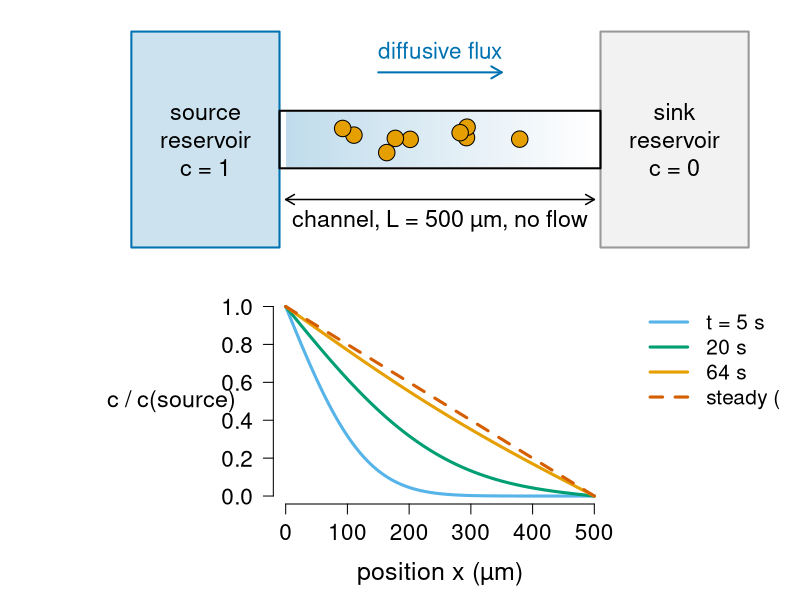
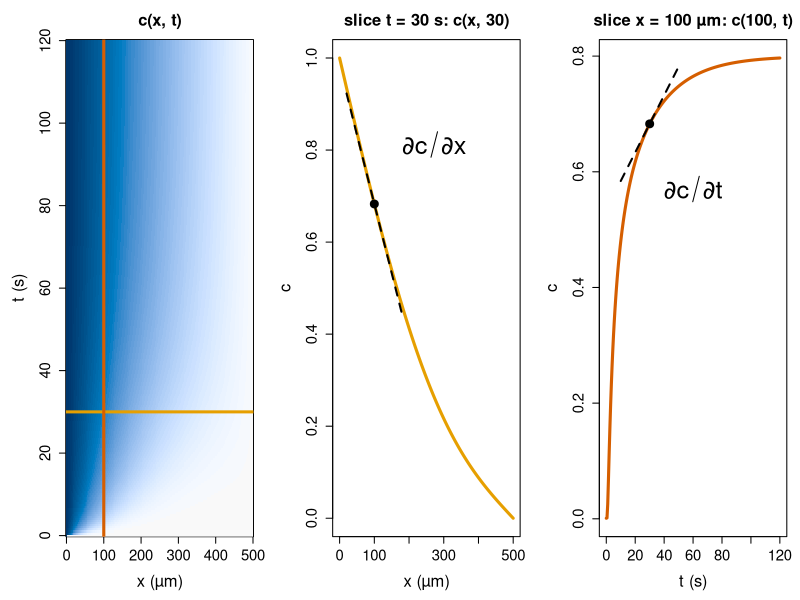
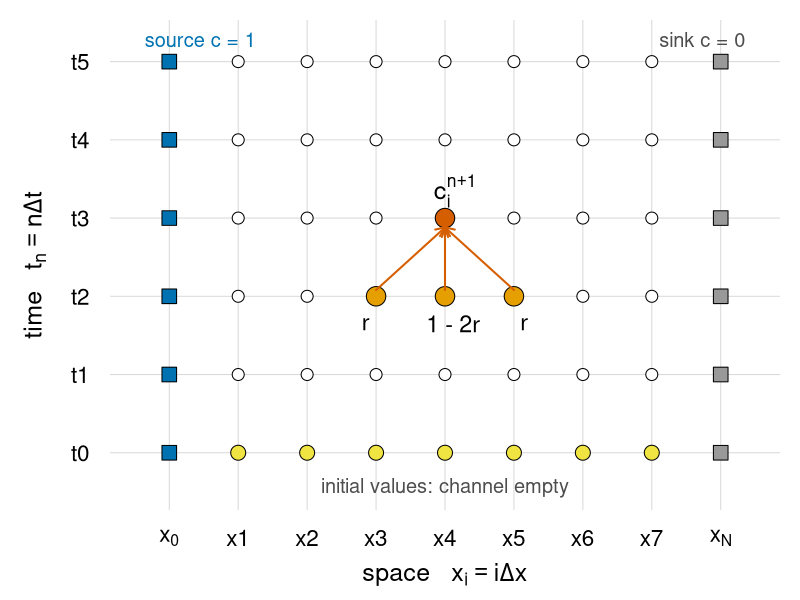
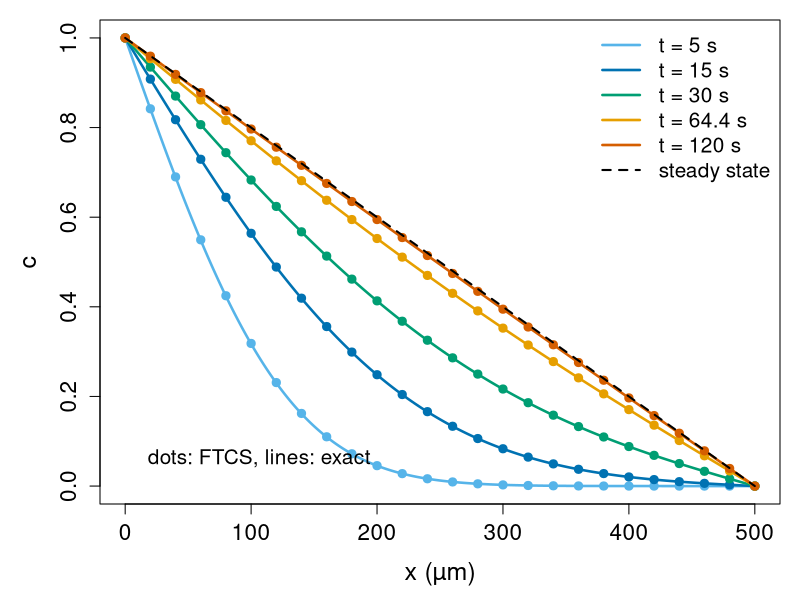
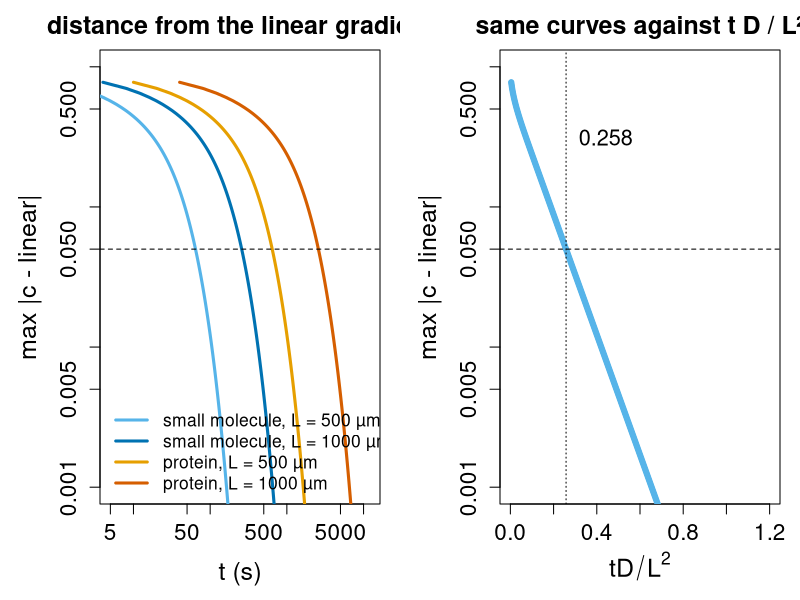
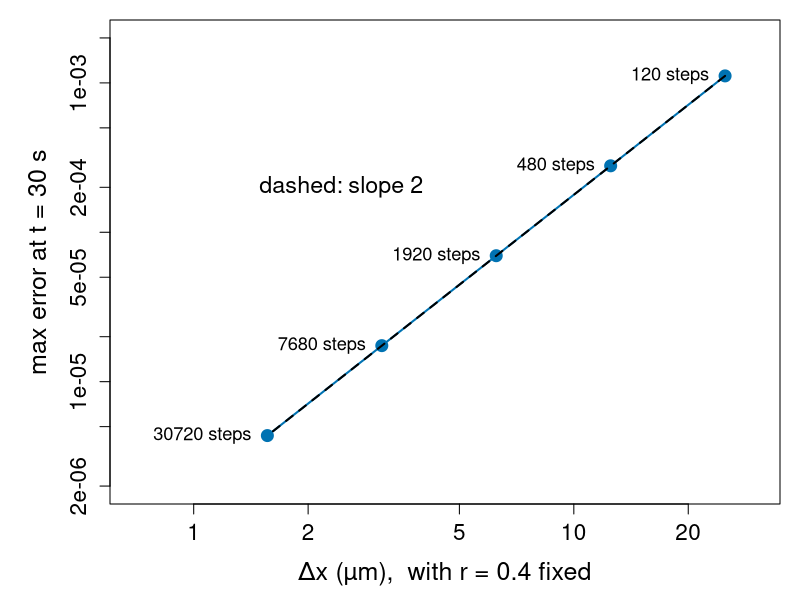
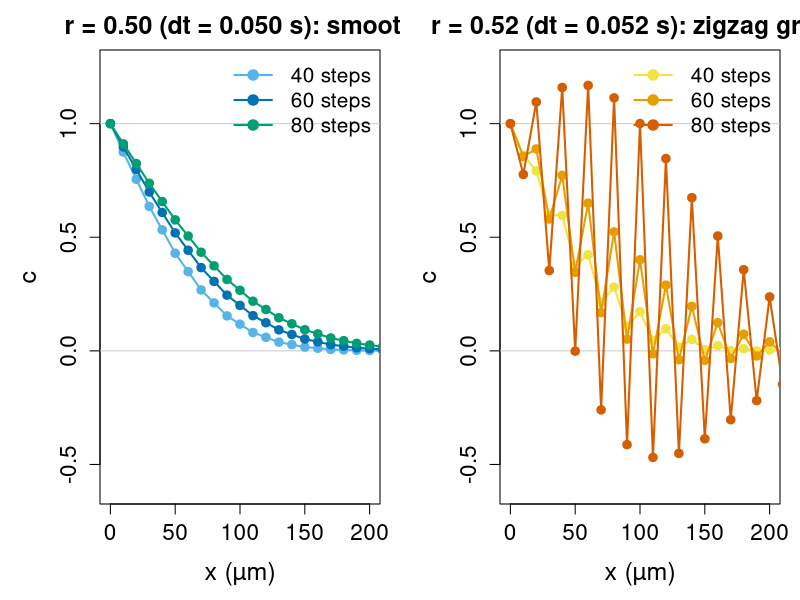
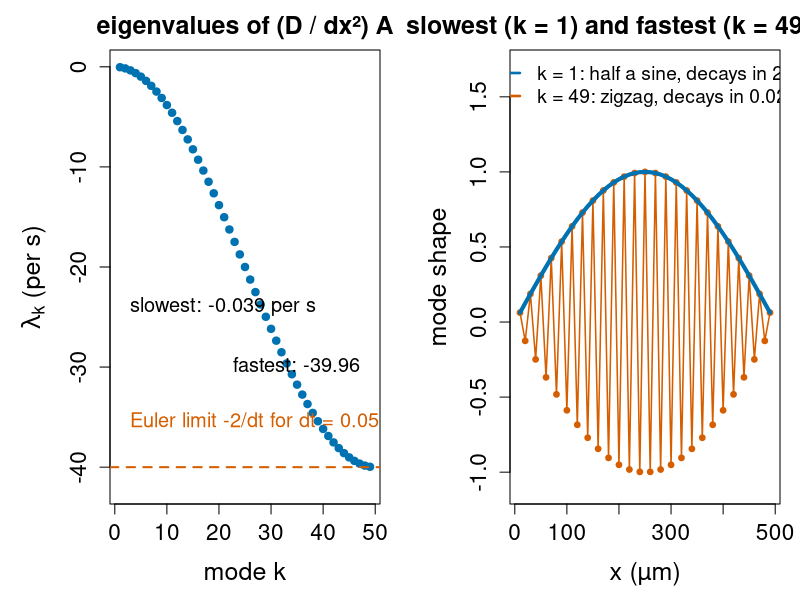

Write the R code that produced these figures, in order.
# Figures for the diffusion-explicit/ unit
# ("The diffusion (heat) equation by finite differences").
#
# Re-run by hand from this folder (it is NOT run by `quarto render`):
#   cd diffusion-explicit && Rscript make-diffusion-explicit-figs.R
#
# Base R graphics only (grDevices::svg). Colours are Okabe-Ito (colour-blind safe).
# Running example: a flow-free chemotaxis channel of length L = 500 um between a
# source reservoir (c = 1 at x = 0) and a sink reservoir (c = 0 at x = L),
# small molecule D = 1000 um^2/s (1e-9 m^2/s), grid N = 50 (dx = 10 um), r = 0.4.
# Makes:
#   fig01-chamber.svg      schematic of the chamber and the profile that forms in it
#   fig02-space-time.svg   c(x, t) as a heat map, and the two slices that give the partial derivatives
#   fig03-grid.svg         the space-time grid, boundary/initial values and the FTCS stencil
#   fig04-profiles.svg     FTCS profiles against the exact (Fourier series) solution
#   fig05-scaling.svg      distance from the linear gradient vs t, and vs t D / L^2 (collapse)
#   fig06-convergence.svg  error at t = 30 s vs dx (r fixed), log-log, slope 2
#   fig07-unstable.svg     r = 0.5 vs r = 0.52: the zigzag instability
#   fig08-modes.svg        eigenvalues of the second-difference matrix and the slowest/fastest modes
#   fig09-noflux.svg       open chamber (sink) vs dead-end chamber (no-flux wall)

oi <- c(orange = "#E69F00", sky = "#56B4E9", green = "#009E73",
        yellow = "#F0E442", blue = "#0072B2", red = "#D55E00",
        purple = "#CC79A7", grey = "#999999", black = "#000000")
um <- "µm"

## ---- the running example (same code as on the slides) ----------------------

D <- 1000; L <- 500; N <- 50; dx <- L / N
x <- seq(0, L, by = dx)
r <- 0.4; dt <- r * dx^2 / D
ftcs <- function(c, r, nsteps) {
  i <- 2:(length(c) - 1)
  for (k in seq_len(nsteps)) c[i] <- c[i] + r * (c[i - 1] - 2 * c[i] + c[i + 1])
  c
}
ftcs_closed <- function(c, r, nsteps) {          # no-flux wall at x = L
  n <- length(c); i <- 2:(n - 1)
  for (k in seq_len(nsteps)) {
    cn <- c[n] + 2 * r * (c[n - 1] - c[n])
    c[i] <- c[i] + r * (c[i - 1] - 2 * c[i] + c[i + 1])
    c[n] <- cn
  }
  c
}
exact <- function(x, t, L, D, nterm = 200) {
  s <- 1 - x / L
  for (n in 1:nterm) s <- s - 2 / (n * pi) * sin(n * pi * x / L) * exp(-(n * pi / L)^2 * D * t)
  s
}
c0 <- c(1, rep(0, N))

par_big <- function(...) par(cex.lab = 1.5, cex.axis = 1.35, cex.main = 1.5, ...)

## ---- fig01: the chamber -----------------------------------------------------

svg("fig01-chamber.svg", width = 11, height = 6.2)
layout(matrix(1:2, 2), heights = c(1, 1.15))
par_big(mar = c(0.5, 5, 0.5, 1))
plot(NA, xlim = c(-260, 760), ylim = c(0, 1), axes = FALSE, xlab = "", ylab = "")
rect(-250, 0.05, -10, 0.95, col = "#0072B233", border = oi["blue"], lwd = 2)
rect(510, 0.05, 750, 0.95, col = "grey95", border = oi["grey"], lwd = 2)
rect(-10, 0.38, 510, 0.62, col = NA, border = "black", lwd = 2)
xs <- seq(0, 500, length.out = 300)
for (j in seq_along(xs)[-1])
  rect(xs[j - 1], 0.385, xs[j], 0.615, border = NA,
       col = adjustcolor(oi["blue"], alpha.f = 0.25 * (1 - xs[j] / 500)))
set.seed(3)
points(runif(9, 40, 460), runif(9, 0.43, 0.57), pch = 21, bg = oi["orange"], cex = 2.2)
text(-130, 0.5, "source\nreservoir\nc = 1", cex = 1.4)
text(630, 0.5, "sink\nreservoir\nc = 0", cex = 1.4)
arrows(0, 0.25, 500, 0.25, code = 3, length = 0.1, lwd = 1.5)
text(250, 0.16, paste0("channel, L = 500 ", um, ", no flow"), cex = 1.4)
arrows(150, 0.78, 350, 0.78, length = 0.12, lwd = 2, col = oi["blue"])
text(250, 0.87, "diffusive flux", col = oi["blue"], cex = 1.35)
par(mar = c(4.8, 5, 0.5, 1))
plot(NA, xlim = c(-260, 760), ylim = c(0, 1.05), axes = FALSE,
     xlab = paste0("position x (", um, ")"), ylab = "")
axis(1, at = seq(0, 500, 100)); axis(2, pos = -20, las = 1)
text(-185, 0.5, "c / c(source)", cex = 1.4)
cols <- c(oi["sky"], oi["green"], oi["orange"], oi["red"])
ts <- c(5, 20, 64, 1000)
for (j in seq_along(ts)) lines(xs, exact(xs, ts[j], L, D), lwd = 3, col = cols[j],
                               lty = if (j == 4) 2 else 1)
legend(560, 1.05, c("t = 5 s", "20 s", "64 s", "steady (linear)"), col = cols,
       lwd = 3, lty = c(1, 1, 1, 2), bty = "n", cex = 1.25)
dev.off()

## ---- fig02: function of space and time, two slices ---------------------------

png("fig02-space-time.png", width = 13, height = 4.8, units = "in", res = 150)  # PNG: dense image
par_big(mfrow = c(1, 3), mar = c(4.8, 5, 3, 1))
tt <- seq(0, 120, length.out = 241); xx <- seq(0, L, length.out = 201)
Z <- outer(xx, tt, function(a, b) exact(a, pmax(b, 1e-3), L, D))
image(xx, tt, Z, col = hcl.colors(60, "Blues 3", rev = TRUE),
      xlab = paste0("x (", um, ")"), ylab = "t (s)", main = "c(x, t)")
abline(h = 30, col = oi["orange"], lwd = 3); abline(v = 100, col = oi["red"], lwd = 3)
plot(xx, exact(xx, 30, L, D), type = "l", lwd = 3, col = oi["orange"],
     xlab = paste0("x (", um, ")"), ylab = "c", main = "slice t = 30 s: c(x, 30)")
x1 <- 100; c1 <- exact(x1, 30, L, D); s1 <- (exact(x1 + 1e-3, 30, L, D) - exact(x1 - 1e-3, 30, L, D)) / 2e-3
segments(x1 - 80, c1 - 80 * s1, x1 + 80, c1 + 80 * s1, lty = 2, lwd = 2)
points(x1, c1, pch = 19, cex = 1.6)
text(x1 + 60, c1 + 0.12, expression(partialdiff * c / partialdiff * x), cex = 2.3, pos = 4)
plot(tt, exact(100, pmax(tt, 1e-3), L, D), type = "l", lwd = 3, col = oi["red"],
     xlab = "t (s)", ylab = "c", main = paste0("slice x = 100 ", um, ": c(100, t)"))
t1 <- 30; s2 <- (exact(100, t1 + 1e-3, L, D) - exact(100, t1 - 1e-3, L, D)) / 2e-3
segments(t1 - 20, c1 - 20 * s2, t1 + 20, c1 + 20 * s2, lty = 2, lwd = 2)
points(t1, c1, pch = 19, cex = 1.6)
text(t1 + 5, c1 - 0.12, expression(partialdiff * c / partialdiff * t), cex = 2.3, pos = 4)
dev.off()

## ---- fig03: the grid and the stencil ------------------------------------------

svg("fig03-grid.svg", width = 10, height = 5.6)
par_big(mar = c(4.5, 5.5, 1, 1))
nx <- 8; nt <- 5
plot(NA, xlim = c(-0.5, nx + 0.5), ylim = c(-0.5, nt + 0.3), axes = FALSE,
     xlab = expression("space   " * x[i] == i * Delta * x), ylab = expression("time   " * t[n] == n * Delta * t))
axis(1, at = 0:nx, labels = c(expression(x[0]), paste0("x", 1:(nx - 1)), expression(x[N])), tick = FALSE)
axis(2, at = 0:nt, labels = paste0("t", 0:nt), las = 1, tick = FALSE)
abline(h = 0:nt, col = "grey85"); abline(v = 0:nx, col = "grey85")
g <- expand.grid(i = 0:nx, n = 0:nt)
points(g$i, g$n, pch = 21, bg = "white", cex = 1.6)
points(rep(0, nt + 1), 0:nt, pch = 22, bg = oi["blue"], cex = 2.2)
points(rep(nx, nt + 1), 0:nt, pch = 22, bg = oi["grey"], cex = 2.2)
points(1:(nx - 1), rep(0, nx - 1), pch = 21, bg = oi["yellow"], cex = 2)
sx <- 4; sn <- 2
points(c(sx - 1, sx, sx + 1), rep(sn, 3), pch = 21, bg = oi["orange"], cex = 2.6)
points(sx, sn + 1, pch = 21, bg = oi["red"], cex = 2.6)
arrows(c(sx - 1, sx, sx + 1), sn + 0.08, sx, sn + 0.88, length = 0.1, lwd = 2, col = oi["red"])
text(c(sx - 1.15, sx + 0.12, sx + 1.15), sn - 0.35, c("r", "1 - 2r", "r"), cex = 1.4)
text(sx + 0.15, sn + 1.35, expression(c[i]^{n + 1}), cex = 1.5)
text(-0.5, nt + 0.25, "source c = 1", col = oi["blue"], cex = 1.2, pos = 4)
text(nx + 0.5, nt + 0.25, "sink c = 0", col = "grey30", cex = 1.2, pos = 2)
text(nx / 2, -0.45, "initial values: channel empty", cex = 1.2, col = "grey30")
dev.off()

## ---- fig04: FTCS vs exact -------------------------------------------------------

svg("fig04-profiles.svg", width = 9, height = 5.4)
par_big(mar = c(4.8, 5, 1, 1))
plot(NA, xlim = c(0, L), ylim = c(0, 1), xlab = paste0("x (", um, ")"), ylab = "c")
ts <- c(5, 15, 30, 64.4, 120)
cols <- c(oi["sky"], oi["blue"], oi["green"], oi["orange"], oi["red"])
xf <- seq(0, L, length.out = 400)
for (j in seq_along(ts)) {
  lines(xf, exact(xf, ts[j], L, D), lwd = 2.5, col = cols[j])
  cc <- ftcs(c0, r, round(ts[j] / dt))
  points(x[seq(1, 51, 2)], cc[seq(1, 51, 2)], pch = 19, col = cols[j], cex = 1.1)
}
lines(c(0, L), c(1, 0), lty = 2, lwd = 2)
legend("topright", c(paste0("t = ", ts, " s"), "steady state"), col = c(cols, "black"),
       lwd = c(rep(2.5, 5), 2), lty = c(rep(1, 5), 2), bty = "n", cex = 1.25)
text(10, 0.06, "dots: FTCS, lines: exact", pos = 4, cex = 1.25)
dev.off()

## ---- fig05: time to gradient, collapse ------------------------------------------

devtrace <- function(D, L, tmax) {
  dx <- L / N; dt <- r * dx^2 / D; x <- seq(0, L, by = dx); lin <- 1 - x / L
  ns <- round(tmax / dt); every <- max(1, ns %/% 300)
  c <- c0; out <- matrix(NA, 0, 2)
  for (k in seq(every, ns, by = every)) {
    c <- ftcs(c, r, every); out <- rbind(out, c(k * dt, max(abs(c - lin))))
  }
  out
}
cases <- list(c(1000, 500), c(1000, 1000), c(100, 500), c(100, 1000))
labs <- c(paste0("small molecule, L = 500 ", um), paste0("small molecule, L = 1000 ", um),
          paste0("protein, L = 500 ", um), paste0("protein, L = 1000 ", um))
cols <- c(oi["sky"], oi["blue"], oi["orange"], oi["red"])
tr <- lapply(cases, function(p) devtrace(p[1], p[2], 1.2 * p[2]^2 / p[1]))
svg("fig05-scaling.svg", width = 13, height = 5)
par_big(mfrow = c(1, 2), mar = c(4.8, 5, 2.5, 1))
plot(NA, xlim = c(5, 12000), ylim = c(1e-3, 1), log = "xy", xlab = "t (s)",
     ylab = "max |c - linear|", main = "distance from the linear gradient")
for (j in 1:4) lines(tr[[j]], lwd = 3, col = cols[j])
abline(h = 0.05, lty = 2)
legend("bottomleft", labs, col = cols, lwd = 3, bty = "n", cex = 1.05)
plot(NA, xlim = c(0, 1.2), ylim = c(1e-3, 1), log = "y", xlab = expression(t * D / L^2),
     ylab = "max |c - linear|", main = "same curves against t D / L²")
for (j in 4:1) lines(tr[[j]][, 1] * cases[[j]][1] / cases[[j]][2]^2, tr[[j]][, 2],
                     lwd = 7 - j, col = cols[j])
abline(h = 0.05, lty = 2); abline(v = 0.2578, lty = 3)
text(0.27, 0.3, "0.258", pos = 4, cex = 1.3)
dev.off()

## ---- fig06: convergence -----------------------------------------------------------

Ns <- c(20, 40, 80, 160, 320); err <- numeric(5)
for (j in 1:5) {
  dxj <- L / Ns[j]; dtj <- 0.4 * dxj^2 / D; xj <- seq(0, L, by = dxj)
  cj <- ftcs(c(1, rep(0, Ns[j])), 0.4, round(30 / dtj))
  err[j] <- max(abs(cj - exact(xj, 30, L, D, 2000)))
}
svg("fig06-convergence.svg", width = 8, height = 5.4)
par_big(mar = c(4.8, 5.5, 1, 1))
plot(L / Ns, err, log = "xy", pch = 19, cex = 1.6, col = oi["blue"],
     xlab = paste0("\u0394x (", um, "),  with r = 0.4 fixed"),
     ylab = "max error at t = 30 s", xlim = c(0.7, 30), ylim = c(2e-6, 2e-3))
lines(L / Ns, err, lwd = 2, col = oi["blue"])
lines(L / Ns, err[1] * (Ns[1] / Ns)^2, lty = 2, lwd = 2)
text(1.4, 2e-4, "dashed: slope 2", cex = 1.4, pos = 4)
text(L / Ns, err, paste(round(30 / (0.4 * (L / Ns)^2 / D)), "steps"), pos = 2, cex = 1.1, offset = 0.8)
dev.off()

## ---- fig07: instability -------------------------------------------------------------

svg("fig07-unstable.svg", width = 13, height = 5)
par_big(mfrow = c(1, 2), mar = c(4.8, 5, 2.5, 1))
xz <- seq(0, 200, length.out = 300)
plot(NA, xlim = c(0, 200), ylim = c(-0.6, 1.25), xlab = paste0("x (", um, ")"), ylab = "c",
     main = "r = 0.50 (dt = 0.050 s): smooth")
abline(h = c(0, 1), col = "grey80")
for (ns in c(40, 60, 80)) {
  lines(x, ftcs(c0, 0.5, ns), type = "o", pch = 19, lwd = 2, col = oi[c("sky", "blue", "green")][ns / 20 - 1])
}
legend("topright", c("40 steps", "60 steps", "80 steps"), col = oi[c("sky", "blue", "green")],
       lwd = 2, pch = 19, bty = "n", cex = 1.25)
plot(NA, xlim = c(0, 200), ylim = c(-0.6, 1.25), xlab = paste0("x (", um, ")"), ylab = "c",
     main = "r = 0.52 (dt = 0.052 s): zigzag grows")
abline(h = c(0, 1), col = "grey80")
for (ns in c(40, 60, 80)) {
  lines(x, ftcs(c0, 0.52, ns), type = "o", pch = 19, lwd = 2, col = oi[c("yellow", "orange", "red")][ns / 20 - 1])
}
legend("topright", c("40 steps", "60 steps", "80 steps"), col = oi[c("yellow", "orange", "red")],
       lwd = 2, pch = 19, bty = "n", cex = 1.25)
dev.off()

## ---- fig08: eigenvalues and modes ---------------------------------------------------

n <- N - 1
A <- diag(-2, n); A[cbind(1:(n - 1), 2:n)] <- 1; A[cbind(2:n, 1:(n - 1))] <- 1
e <- eigen(A, symmetric = TRUE)
lam <- D / dx^2 * e$values
svg("fig08-modes.svg", width = 13, height = 5)
par_big(mfrow = c(1, 2), mar = c(4.8, 5.5, 2.5, 1))
plot(1:n, lam, pch = 19, col = oi["blue"], xlab = "mode k", ylab = expression(lambda[k] ~ "(per s)"),
     main = "eigenvalues of (D / dx²) A", ylim = c(-42, 0))
abline(h = -2 / 0.05, lty = 2, col = oi["red"], lwd = 2)
text(1, -35.5, "Euler limit -2/dt for dt = 0.05 s (r = 1/2)", pos = 4, col = oi["red"], cex = 1.2)
text(1, -24, "slowest: -0.039 per s", pos = 4, cex = 1.2)
text(49, -30, "fastest: -39.96", pos = 2, cex = 1.2)
xi <- x[2:N]
v1 <- e$vectors[, 1]; v1 <- v1 / max(abs(v1)) * sign(v1[25])
vn <- e$vectors[, n]; vn <- vn / max(abs(vn)) * sign(vn[1])
plot(xi, v1, type = "l", lwd = 3, col = oi["blue"], ylim = c(-1.1, 1.7),
     xlab = paste0("x (", um, ")"), ylab = "mode shape", main = "slowest (k = 1) and fastest (k = 49) mode")
lines(xi, vn, type = "o", pch = 19, cex = 0.7, lwd = 1.5, col = oi["red"])
lines(xi, v1, lwd = 4, col = oi["blue"])
legend("top", c("k = 1: half a sine, decays in 25 s", "k = 49: zigzag, decays in 0.025 s"),
       col = oi[c("blue", "red")], lwd = 2.5, bty = "n", cex = 1.15, bg = "white")
dev.off()

## ---- fig09: open vs dead-end chamber --------------------------------------------------

svg("fig09-noflux.svg", width = 13, height = 5)
par_big(mfrow = c(1, 2), mar = c(4.8, 5, 2.5, 1))
ts <- c(10, 30, 64.4, 150, 330)
cols <- c(oi["sky"], oi["blue"], oi["green"], oi["orange"], oi["red"])
plot(NA, xlim = c(0, L), ylim = c(0, 1), xlab = paste0("x (", um, ")"), ylab = "c",
     main = "sink at x = L (c = 0): a gradient")
for (j in seq_along(ts)) lines(x, ftcs(c0, r, round(ts[j] / dt)), lwd = 3, col = cols[j])
legend("topright", paste0("t = ", ts, " s"), col = cols, lwd = 3, bty = "n", cex = 1.2)
plot(NA, xlim = c(0, L), ylim = c(0, 1), xlab = paste0("x (", um, ")"), ylab = "c",
     main = "wall at x = L (no flux): fills up")
for (j in seq_along(ts)) lines(x, ftcs_closed(c0, r, round(ts[j] / dt)), lwd = 3, col = cols[j])
abline(v = L, lwd = 6, col = "grey40")
dev.off()
